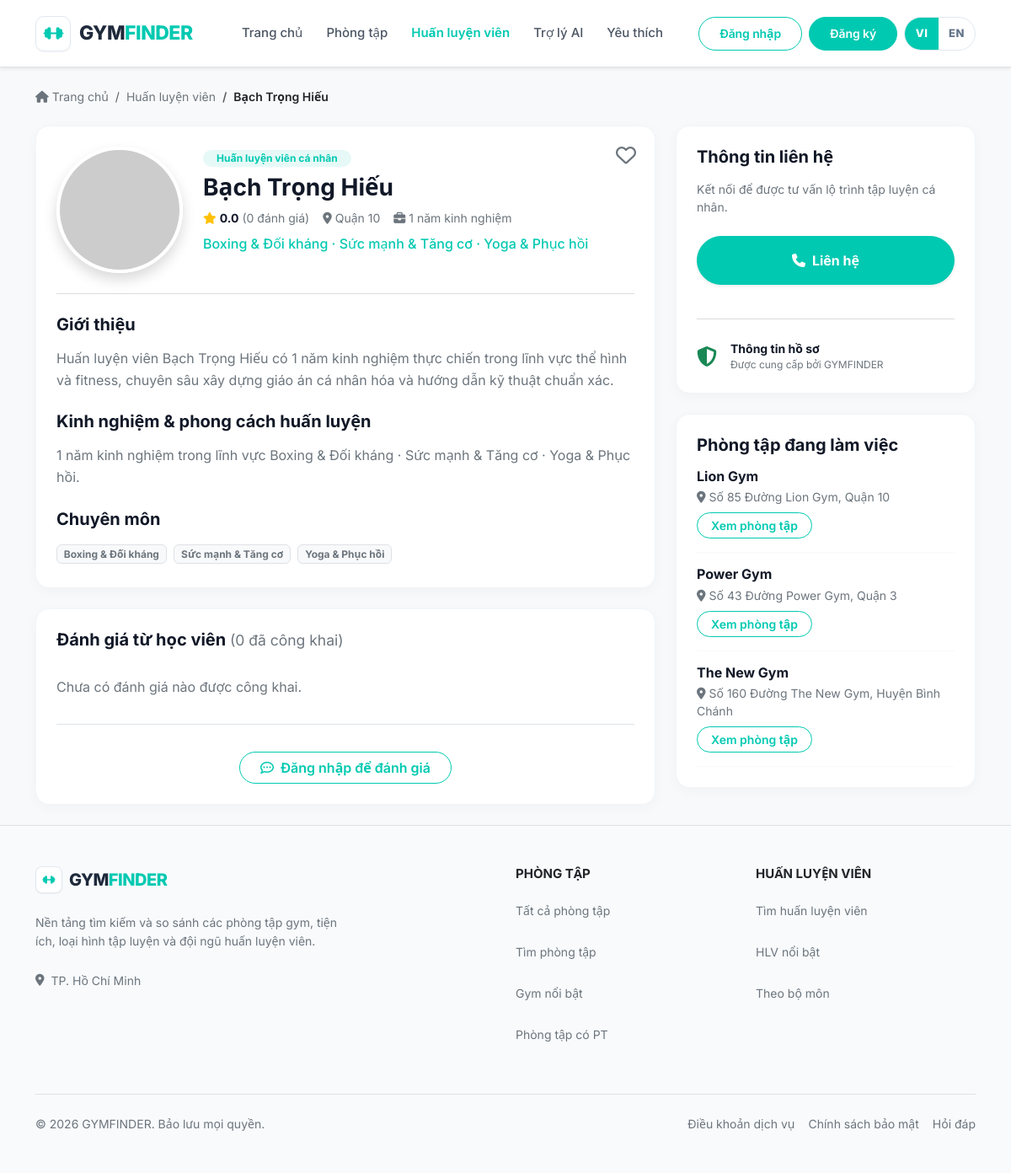
Before: /pages/trainers/detail.php?id=30 with the older database file.
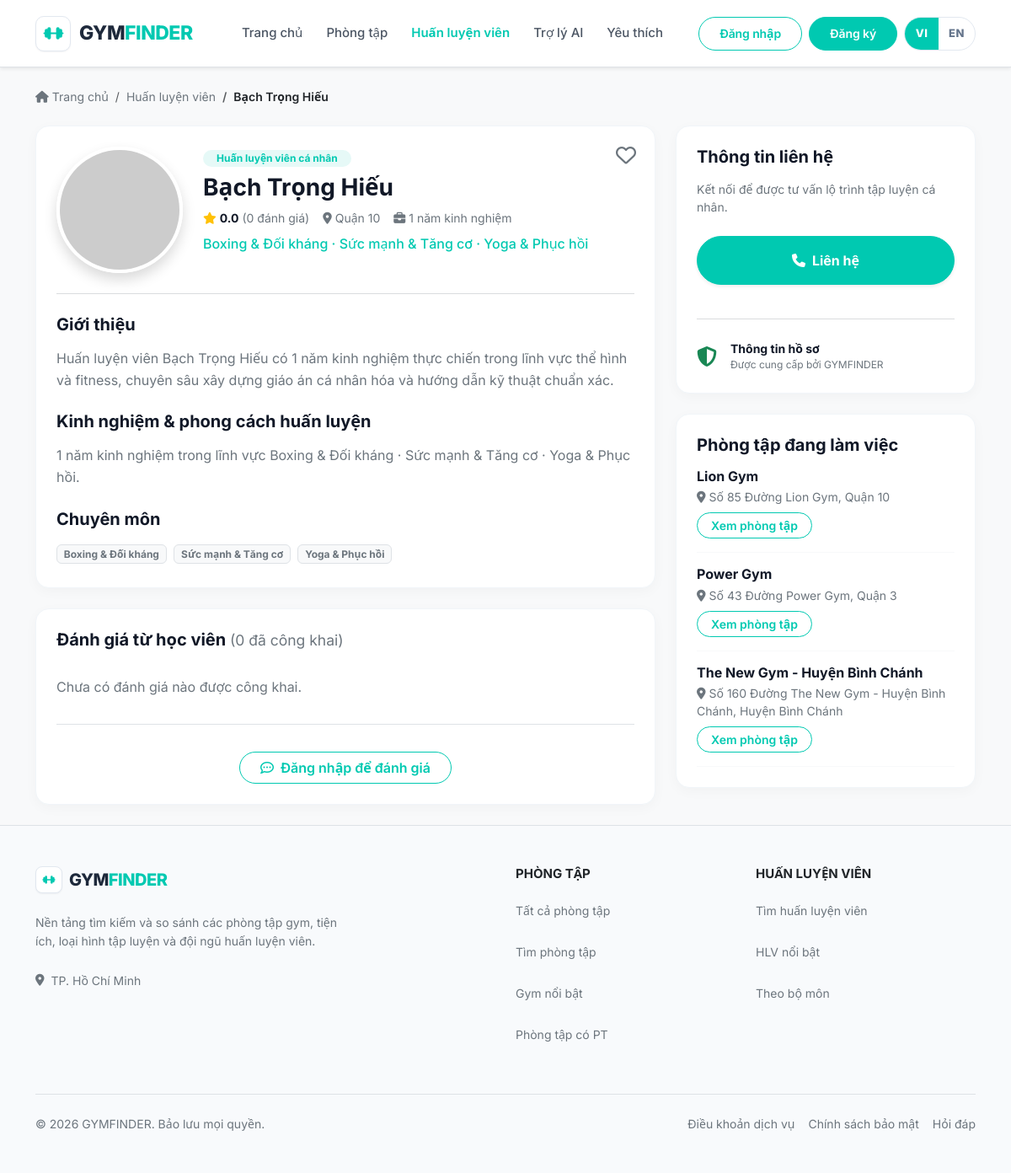
After: the same page with the newer database file.
### tables this page shows
CREATE TABLE trainers (
  id               INT UNSIGNED NOT NULL AUTO_INCREMENT,
  full_name        VARCHAR(100) NOT NULL,
  slug             VARCHAR(130) NOT NULL,
  avatar_url       VARCHAR(255) NULL,
  specialty_id     INT UNSIGNED NULL,
  years_experience TINYINT UNSIGNED NOT NULL,
  bio              TEXT         NULL,
  phone            VARCHAR(20)  NULL,
  email            VARCHAR(255) NULL,
  gym_id           INT UNSIGNED NULL,
  district_id      INT UNSIGNED NULL,
  avg_rating       DECIMAL(2,1) NOT NULL DEFAULT 0,
  review_count     INT UNSIGNED NOT NULL DEFAULT 0,
  is_featured      TINYINT(1)   NOT NULL DEFAULT 0,
  status           ENUM('active','hidden') NOT NULL DEFAULT 'active',
  created_at       DATETIME     NOT NULL DEFAULT CURRENT_TIMESTAMP,
  updated_at       DATETIME     NOT NULL DEFAULT CURRENT_TIMESTAMP ON UPDATE CURRENT_TIMESTAMP,

  PRIMARY KEY (id),
  UNIQUE KEY uq_trainers_slug (slug),

   
  KEY idx_trainers_status_featured (status, is_featured),
  KEY idx_trainers_exp             (years_experience),
  KEY idx_trainers_specialty       (specialty_id),
  KEY idx_trainers_gym             (gym_id),
  KEY idx_trainers_district        (district_id),

   
  CONSTRAINT fk_trainers_gym
    FOREIGN KEY (gym_id)       REFERENCES gyms(id)        ON DELETE SET NULL,
  CONSTRAINT fk_trainers_specialty
    FOREIGN KEY (specialty_id) REFERENCES specialties(id) ON DELETE SET NULL,
  CONSTRAINT fk_trainers_district
    FOREIGN KEY (district_id)  REFERENCES districts(id)   ON DELETE RESTRICT,

   
  CONSTRAINT chk_trainers_slug
    CHECK (slug NOT REGEXP '^[0-9]+$'),
  CONSTRAINT chk_trainers_exp
    CHECK (years_experience BETWEEN 0 AND 60),
  CONSTRAINT chk_trainers_rating
    CHECK (avg_rating BETWEEN 0 AND 5),
  CONSTRAINT chk_trainers_phone
    CHECK (phone IS NULL OR phone REGEXP '^\\+?[0-9]{9,14}$'),
  CONSTRAINT chk_trainers_featured
    CHECK (is_featured IN (0, 1))
);

CREATE TABLE specialties (
  id   INT UNSIGNED NOT NULL AUTO_INCREMENT,
  name VARCHAR(100) NOT NULL,
  slug VARCHAR(120) NOT NULL,

  PRIMARY KEY (id),
  UNIQUE KEY uq_specialties_name (name),
  UNIQUE KEY uq_specialties_slug (slug)
);

CREATE TABLE gyms (
  id              INT UNSIGNED  NOT NULL AUTO_INCREMENT,
  name            VARCHAR(150)  NOT NULL,
  slug            VARCHAR(180)  NOT NULL,
  description     TEXT          NULL,
  address         VARCHAR(255)  NOT NULL,
  district_id     INT UNSIGNED  NOT NULL,
  latitude        DECIMAL(10,7) NULL,
  longitude       DECIMAL(10,7) NULL,
  phone           VARCHAR(20)   NULL,
  email           VARCHAR(255)  NULL,
  website         VARCHAR(255)  NULL,
  price_min       INT UNSIGNED  NOT NULL,
  price_max       INT UNSIGNED  NOT NULL,
  opening_hours   VARCHAR(120)  NULL,
  cover_image_url VARCHAR(255)  NULL,
  avg_rating      DECIMAL(2,1)  NOT NULL DEFAULT 0,
  review_count    INT UNSIGNED  NOT NULL DEFAULT 0,
  is_featured     TINYINT(1)    NOT NULL DEFAULT 0,
  status          ENUM('active','hidden') NOT NULL DEFAULT 'active',
  created_at      DATETIME      NOT NULL DEFAULT CURRENT_TIMESTAMP,
  updated_at      DATETIME      NOT NULL DEFAULT CURRENT_TIMESTAMP ON UPDATE CURRENT_TIMESTAMP,

  PRIMARY KEY (id),
  UNIQUE KEY uq_gyms_slug (slug),

   
  KEY idx_gyms_district        (district_id),
  KEY idx_gyms_price           (price_min, price_max),
  KEY idx_gyms_rating          (avg_rating),
  KEY idx_gyms_featured_status (is_featured, status),
  KEY idx_gyms_created_at      (created_at),

   
  CONSTRAINT fk_gyms_district
    FOREIGN KEY (district_id) REFERENCES districts(id) ON DELETE RESTRICT,

   
  CONSTRAINT chk_gyms_slug
    CHECK (slug NOT REGEXP '^[0-9]+$'),
  CONSTRAINT chk_gyms_price
    CHECK (price_max >= price_min),
  CONSTRAINT chk_gyms_geo_lat
    CHECK (latitude  IS NULL OR (latitude  BETWEEN -90  AND 90)),
  CONSTRAINT chk_gyms_geo_lng
    CHECK (longitude IS NULL OR (longitude BETWEEN -180 AND 180)),
  CONSTRAINT chk_gyms_geo_pair
    CHECK ((latitude IS NULL) = (longitude IS NULL)),
  CONSTRAINT chk_gyms_phone
    CHECK (phone IS NULL OR phone REGEXP '^\\+?[0-9]{9,14}$'),
  CONSTRAINT chk_gyms_rating
    CHECK (avg_rating BETWEEN 0 AND 5),
  CONSTRAINT chk_gyms_featured
    CHECK (is_featured IN (0, 1))
);

### pages/trainers/detail.php (the view, shortened to what the rows shown need)
<?php
require_once dirname(__DIR__, 2) . '/backend/bootstrap.php';
require_once dirname(__DIR__, 2) . '/includes/trainer_gyms_ui.php';
$id = (int)($_GET['id'] ?? 0);
$t = gf_get_trainer($id);
$user = gf_current_user();
$isAdminUser = $user && (($user['role'] ?? '') === 'admin');
$canFavorite = !$isAdminUser;
$isFav = $user && $canFavorite && gf_is_fav((int)$user['id'], 'trainer', $id);
require dirname(__DIR__, 2) . '/includes/layout_head.php';
?>
<main class="flex-grow-1">
    <div class="container py-4">
        <nav aria-label="breadcrumb" class="mb-4"><ol class="breadcrumb">
            <li class="breadcrumb-item"><a href="<?= gf_h(gf_url('index.php')) ?>" class="text-secondary text-decoration-none"><i class="fa-solid fa-house me-1"></i><?= gf_h(gf_t('Trang chủ')) ?></a></li>
            <li class="breadcrumb-item"><a href="<?= gf_h(gf_url('pages/trainers/index.php')) ?>" class="text-secondary text-decoration-none"><?= gf_h(gf_t('Huấn luyện viên')) ?></a></li>
            <li class="breadcrumb-item active text-dark fw-semibold"><?= gf_h($t['full_name']) ?></li>
        </ol></nav>
        <div class="row g-4">
            <div class="col-lg-8">
                <section class="info-card mb-4 position-relative">
                    <?php if ($canFavorite): ?>
                    <form method="post" action="<?= gf_h(gf_url('pages/user/favorite_toggle.php')) ?>" class="js-favorite-toggle position-absolute top-0 end-0 m-3" data-api-url="<?= gf_h(gf_url('api/favorites')) ?>" data-login-url="<?= gf_h(gf_url('pages/auth/login.php')) ?>" data-favorited="<?= $isFav ? '1' : '0' ?>">
                        <button id="btnDetailFav" class="border-0 bg-transparent text-secondary" type="submit" style="font-size:24px" aria-label="<?= gf_h(gf_t('Yêu thích')) ?>" aria-pressed="<?= $isFav ? 'true' : 'false' ?>"></button>
                    </form>
                    <?php endif; ?>
                    <div class="d-flex flex-column flex-md-row gap-4 align-items-center align-items-md-start mb-4">
                        <?php
                        $trainerAvatarUrl = (string) ($t['avatar'] ?? '');
                        $trainerAvatarEsc = htmlspecialchars($trainerAvatarUrl, ENT_QUOTES | ENT_SUBSTITUTE, 'UTF-8');
                        ?>
                        <button type="button"
                                class="gf-avatar-zoom-btn"
                                id="trainerAvatarOpen"
                                data-full-src="<?= $trainerAvatarEsc ?>"
                                aria-label="<?= gf_h(gf_t('Xem ảnh lớn')) ?>">
                        </button>
                        <div class="text-center text-md-start">
                            <span class="badge bg-primary-light text-primary mb-2 rounded-pill px-3 py-1 fw-bold"><?= gf_h(gf_t('Huấn luyện viên cá nhân')) ?></span>
                            <h1 class="fw-bold mb-2" style="font-size:28px"><?= gf_h($t['full_name']) ?></h1>
                            <div class="d-flex flex-wrap align-items-center justify-content-center justify-content-md-start gap-3 mb-2 small">
                                <span><i class="fa-solid fa-star text-warning me-1"></i><strong><?= gf_h((string)$t['avg_rating']) ?></strong> <span class="text-secondary">(<?= gf_h(gf_t((int)$t['review_count'] . ' đánh giá')) ?>)</span></span>
                                <span class="text-secondary"><i class="fa-solid fa-location-dot me-1"></i><?= gf_h(gf_place_name((string) ($t['district_name'] ?? ''))) ?></span>
                                <span class="text-secondary"><i class="fa-solid fa-briefcase me-1"></i><?= gf_h(gf_t((int)$t['years_experience'] . ' năm kinh nghiệm')) ?></span>
                            </div>
                            <?php
                            $detailSpecNames = gf_ui_trainer_specialty_names($t);
                            $detailSpecLabel = $detailSpecNames !== [] ? implode(' · ', array_map(static fn ($n) => gf_t((string) $n), $detailSpecNames)) : '';
                            ?>
                            <?php if ($detailSpecLabel !== ''): ?>
                                <div class="text-primary fw-medium"><?= gf_h($detailSpecLabel) ?></div>
                            <?php endif; ?>
                        </div>
                    </div>
                    <hr class="text-secondary opacity-25 my-4">
                    <h5 class="fw-bold mb-3"><?= gf_h(gf_t('Giới thiệu')) ?></h5><p class="text-secondary" style="line-height:1.6"><?= gf_h(gf_t($t['bio'] ?: 'Huấn luyện viên đang cập nhật thông tin giới thiệu.')) ?></p>
                    <h5 class="fw-bold mb-3 mt-4"><?= gf_h(gf_t('Kinh nghiệm & phong cách huấn luyện')) ?></h5><p class="text-secondary" style="line-height:1.6"><?= gf_h(gf_t((int)$t['years_experience'] . ' năm kinh nghiệm')) ?><?= $detailSpecLabel !== '' ? ' ' . gf_h(gf_t('trong lĩnh vực')) . ' ' . gf_h($detailSpecLabel) : '' ?>.</p>
                    <h5 class="fw-bold mb-3 mt-4"><?= gf_h(gf_t('Chuyên môn')) ?></h5>
                    <?php if ($detailSpecNames === []): ?>
                        <span class="text-secondary small"><?= gf_h(gf_t('Đang cập nhật.')) ?></span>
                    <?php else: ?>
                        <?php foreach ($detailSpecNames as $specName): ?>
                            <span class="badge bg-light text-secondary border me-1 mb-1"><?= gf_h(gf_t((string) $specName)) ?></span>
                        <?php endforeach; ?>
                    <?php endif; ?>
                </section>
            </div>
            <aside class="col-lg-4">
                <?php
                $publicGyms = gf_ui_trainer_public_gyms($t);
                ?>
                <div class="info-card mt-4">
                    <?php if ($publicGyms === []): ?>
                        <p class="text-secondary small mb-0"><?= gf_h(gf_t('Chưa có phòng tập đang hoạt động được liên kết công khai.')) ?></p>
                    <?php else: ?>
                        <div class="d-flex flex-column gap-3">
                            <?php foreach ($publicGyms as $pg): ?>
                                <div class="pb-3 border-bottom border-light">
                                    <h6 class="fw-bold mb-1"><?= gf_h($pg['name']) ?></h6>
                                    <?php if (!empty($pg['district_name']) || !empty($pg['address'])): ?>
                                        <p class="text-secondary small mb-2">
                                            <i class="fa-solid fa-location-dot me-1"></i><?= gf_h($pg['address'] ?: gf_place_name((string) ($pg['district_name'] ?? ''))) ?>
                                        </p>
                                    <?php endif; ?>
                                    <a href="<?= gf_h(gf_url('pages/gyms/detail.php?id='.(int)$pg['id'])) ?>" class="btn btn-outline-primary btn-sm rounded-pill px-3"><?= gf_h(gf_t('Xem phòng tập')) ?></a>
                                </div>
                            <?php endforeach; ?>
                        </div>
                    <?php endif; ?>
                </div>
            </aside>
        </div>
    </div>
</main>
<?php require dirname(__DIR__, 2) . '/includes/footer.php'; ?>

Changed rows visible on the page:
changed gyms: name "The New Gym" → "The New Gym - Huyện Bình Chánh"; address "Số 160 Đường The New Gym, Huyện Bình Chánh" → "Số 160 Đường The New Gym - Huyện Bình Chánh, Huyện Bình Chánh"
